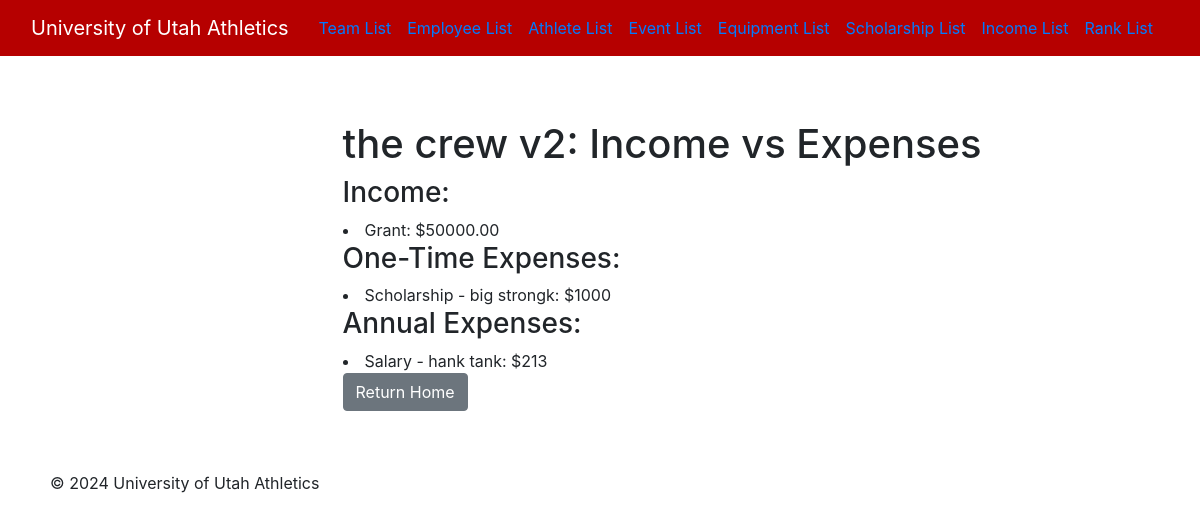
Before: /athletics/team/report/1/ (signed in) with the older database file.
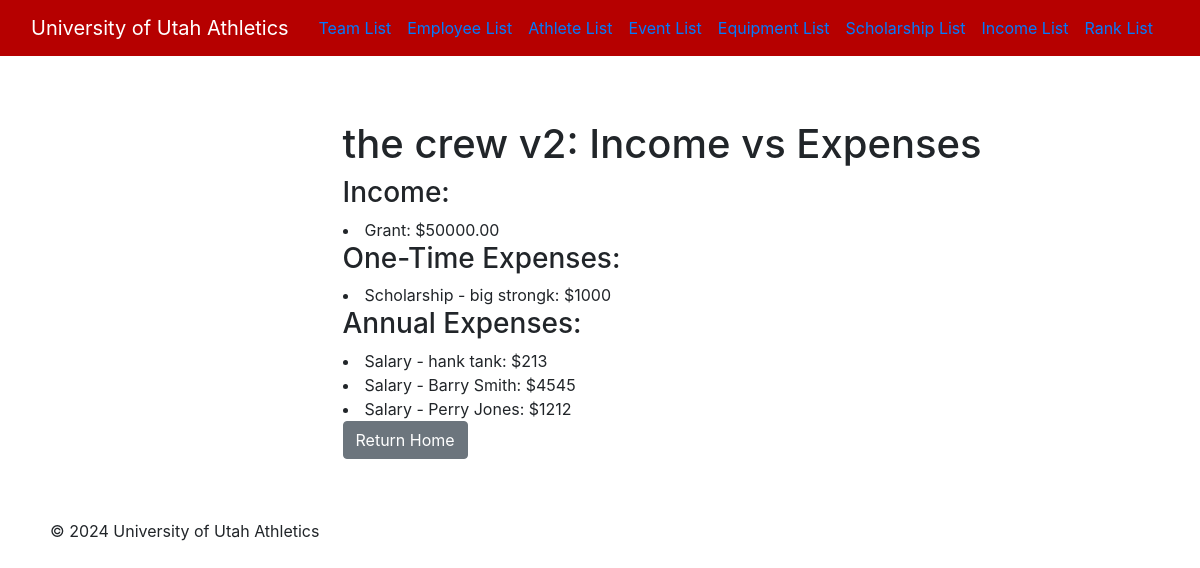
After: the same page with the newer database file.
### athletics/models.py (models this page shows, shortened)
class Income(models.Model):
    income_type_choices = [
        ('DN', 'Donation'),
        ('GR', 'Grant'),
        ('FN', 'Fundraiser'),
    ]
    income_id=models.AutoField(primary_key=True)
    team = models.ForeignKey(Team, on_delete=models.CASCADE)
    type = models.CharField(max_length=15, choices=income_type_choices)
    amount = models.DecimalField(max_digits=10, decimal_places=2)
    date_recorded = models.DateField()

class Scholarship(models.Model):
    scholarship_type_choices = [
        ('AC', 'Academic'),
        ('GR', 'Grant'),
        ('ATH', 'Athletic'),
        ('ME', 'Merit'),
        ('FI', 'Financial Need'),
        ('OT', 'Other'),
    ]
    scholarship_id=models.AutoField(primary_key=True)
    athlete = models.ForeignKey(Athlete, on_delete=models.CASCADE, default=1)
    amount=models.IntegerField()
    date_awarded=models.DateField()
    donor=models.CharField(max_length=255)
    type = models.CharField(max_length=15, choices=scholarship_type_choices)

class Athlete(models.Model):
    ACADEMIC_LEVEL_CHOICES = [
        ('FR', 'Freshman'),
        ('SO', 'Sophomore'),
        ('JR', 'Junior'),
        ('SR', 'Senior'),
        ('OT', 'Other'),
    ]
    first_name = models.CharField(max_length=255)
    last_name = models.CharField(max_length=255)
    position = models.CharField(max_length=255)
    academic_level = models.CharField(max_length=2, choices=ACADEMIC_LEVEL_CHOICES)
    contact = models.CharField(max_length=255)
    teams = models.ManyToManyField('Team', related_name='athletes')

class Employee(models.Model):
    employee_id = models.AutoField(primary_key=True)
    first_name = models.CharField(max_length=255)
    last_name = models.CharField(max_length=255)
    title = models.CharField(max_length=255)
    start_date = models.DateField()
    end_date = models.DateField(null=True, blank=True)
    salary = models.IntegerField()
    administrator = models.BooleanField()
    user_id = models.CharField(max_length=255)
    password = models.CharField(max_length=255)
    teams = models.ManyToManyField('Team', related_name='employees_associated', blank=True)

### athletics/views.py (the view)
# urls.py: path('team/report/<int:team_id>/', views.Report.as_view(), name = 'team_report'),
class Report(LoginRequiredMixin, View):
    def get(self, request, team_id):
        team = Team.objects.get(pk=team_id)
        employees = team.employees.all()
        athletes = team.athletes.all()
        scholarships = Scholarship.objects.filter(athlete__in=athletes)
        incomes = Income.objects.all()
        equipments = Equipment.objects.all()
        events = Event.objects.all()
        return render(request = request,
                    template_name = 'report.html',
                    context = { 'team': team,
                                'employees': employees,
                                'athletes' : athletes,
                                'scholarships': scholarships,
                                'incomes': incomes,
                                'equipments': equipments,
                                'events': events
                                })

### athletics/templates/report.html (shortened to what this page needs)
{% extends 'base.html' %}
{% block content %}
<div class="container">
    <div class="row">
        <div class="col-md-8 offset-md-3">
            <h1 class="mt-4">{{team.team_name}}: Income vs Expenses</h1>
            <h3>Income:</h3>
            {% for income in incomes %}
                <li>{{ income.get_type_display }}: ${{ income.amount }}</li>
            {% endfor %}
            <h3>One-Time Expenses:</h3>
        {% for athlete in athletes %}
                {% for scholarship in athlete.scholarship_set.all %}
                    <li>Scholarship - {{ athlete.first_name }} {{ athlete.last_name }}: ${{ scholarship.amount }}</li>
                {% endfor %}
        {% endfor %}
            <h3>Annual Expenses:</h3>
        {% for employee in team.employees_associated.all %}
                <li>Salary - {{ employee.first_name }} {{ employee.last_name }}: ${{employee.salary}}</li>
        {% endfor %}
            <a href="/athletics/home/" class="btn btn-secondary">Return Home</a>
        </div>
    </div>
</div>
{% endblock %}

Changed rows visible on the page:
added Employee: first_name "Barry", last_name "Smith", salary "4545"
added Employee: first_name "Perry", last_name "Jones", salary "1212"
